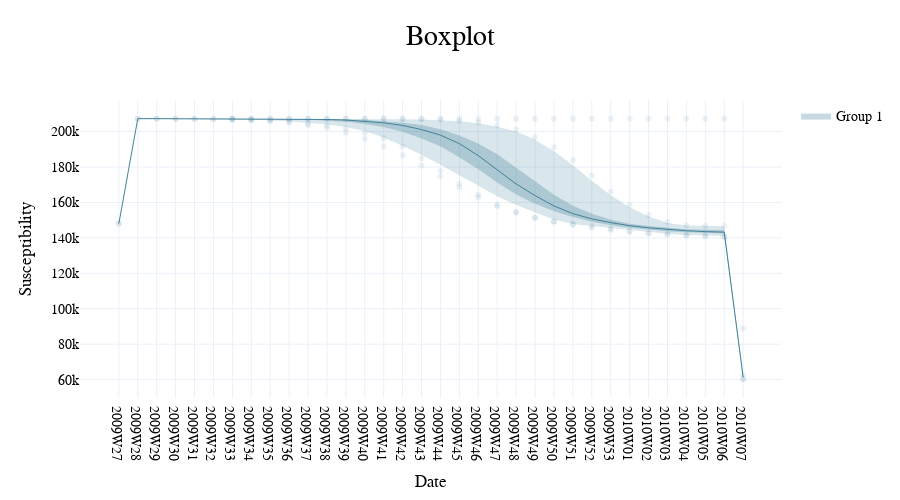

This figure's notebook cell:
### Code cell
fig.update_layout(width=900, height=500, showlegend=True, font_family='PT Sans Narrow', title='Boxplot',)
fig

### Figure 1 — Plotly figure (JSON) as saved in the notebook; plotly's stock layout.template omitted (floating-point values rounded to 4 significant figures; data arrays with more than 128 entries replaced by an {"elided": "..."} marker saying what was removed)
{"data": [{"legendgroup": "1", "line": {"width": 0}, "marker": {"color": "#444"}, "mode": "lines", "name": "Minimum", "showlegend": false, "type": "scatter", "x": {"elided": "2210 str values"}, "y": {"elided": "2210 float values"}}, {"fill": "tonexty", "fillcolor": "rgba(66, 130, 153, 0.2)", "legendgroup": "1", "line": {"width": 0}, "marker": {"color": "#444"}, "mode": "lines", "name": "Middle 95.0%", "showlegend": false, "type": "scatter", "x": {"elided": "2210 str values"}, "y": {"elided": "2210 float values"}}, {"legendgroup": "1", "line": {"width": 0}, "marker": {"color": "#444"}, "mode": "lines", "name": "Minimum", "showlegend": false, "type": "scatter", "x": {"elided": "2210 str values"}, "y": {"elided": "2210 float values"}}, {"fill": "tonexty", "fillcolor": "rgba(66, 130, 153, 0.3)", "legendgroup": "1", "line": {"width": 0}, "marker": {"color": "#444"}, "mode": "lines", "name": "Group 1", "showlegend": true, "type": "scatter", "x": {"elided": "2210 str values"}, "y": {"elided": "2210 float values"}}, {"legendgroup": "1", "line": {"width": 1}, "marker": {"color": "rgba(66, 130, 153, 1)"}, "mode": "lines", "name": "Median", "showlegend": false, "type": "scatter", "x": {"elided": "2210 str values"}, "y": {"elided": "2210 float values"}}, {"legendgroup": "1", "marker": {"color": "rgba(66, 130, 153, 0.1)"}, "mode": "markers", "name": "Outlying Points", "showlegend": false, "type": "scatter", "x": ["2009W27", "2009W27", "2009W28", "2009W28", "2009W29", "2009W29", "2009W30", "2009W30", "2009W31", "2009W31", "2009W32", "2009W32", "2009W33", "2009W33", "2009W33", "2009W33", "2009W34", "2009W34", "2009W34", "2009W34", "2009W35", "2009W35", "2009W35", "2009W35", "2009W36", "2009W36", "2009W36", "2009W36", "2009W37", "2009W37", "2009W37", "2009W37", "2009W38", "2009W38", "2009W38", "2009W38", "2009W39", "2009W39", "2009W39", "2009W39", "2009W40", "2009W40", "2009W40", "2009W40", "2009W41", "2009W41", "2009W41", "2009W41", "2009W42", "2009W42", "2009W42", "2009W42", "2009W43", "2009W43", "2009W43", "2009W43", "2009W44", "2009W44", "2009W44", "2009W44", "2009W45", "2009W45", "2009W45", "2009W45", "2009W46", "2009W46", "2009W46", "2009W46", "2009W47", "2009W47", "2009W47", "2009W47", "2009W48", "2009W48", "2009W48", "2009W48", "2009W49", "2009W49", "2009W49", "2009W49", "2009W50", "2009W50", "2009W50", "2009W50", "2009W51", "2009W51", "2009W51", "2009W51", "2009W52", "2009W52", "2009W52", "2009W52", "2009W53", "2009W53", "2009W53", "2009W53", "2010W01", "2010W01", "2010W01", "2010W01", "2010W02", "2010W02", "2010W02", "2010W02", "2010W03", "2010W03", "2010W03", "2010W03", "2010W04", "2010W04", "2010W04", "2010W04", "2010W05", "2010W05", "2010W05", "2010W05", "2010W06", "2010W06", "2010W06", "2010W06", "2010W07", "2010W07", "2010W07", "2010W07"], "y": [148070, 148062, 207298, 207272, 207298, 207256, 207298, 207205, 207298, 207047, 206826, 207298, 206635, 207018, 207298, 207297, 207298, 206652, 206428, 207297, 207298, 207296, 206077, 206035, 205565, 205151, 207298, 207296, 207298, 204676, 203734, 207291, 202002, 203470, 207291, 207298, 207288, 207298, 201730, 199474, 207298, 199358, 207268, 195938, 196268, 207236, 191748, 207298, 207298, 186628, 191545, 207144, 185095, 207298, 180717, 206962, 177877, 207298, 206658, 174582, 207298, 168619, 206181, 170752, 205215, 162796, 164328, 207298, 203617, 158671, 157927, 207298, 154223, 201010, 207298, 154576, 207298, 151362, 151369, 196839, 191207, 149219, 149297, 207298, 207298, 147708, 147647, 183965, 145791, 175212, 207298, 146557, 145259, 144394, 166117, 207298, 143267, 158562, 143970, 207298, 207298, 142955, 152956, 142471, 148952, 142296, 207298, 141953, 141425, 207298, 141611, 147159, 141314, 207298, 146816, 140915, 146672, 140803, 140553, 207298, 62825, 88842, 60163, 60224]}], "layout": {"font": {"family": "PT Sans Narrow"}, "height": 500, "showlegend": true, "title": {"text": "Boxplot"}, "width": 900, "xaxis": {"autorange": true, "range": [-2.051, 35.05], "title": {"text": "Date"}, "type": "category"}, "yaxis": {"autorange": true, "range": [49700.0, 217800.0], "title": {"text": "Susceptibility"}, "type": "linear"}}}
